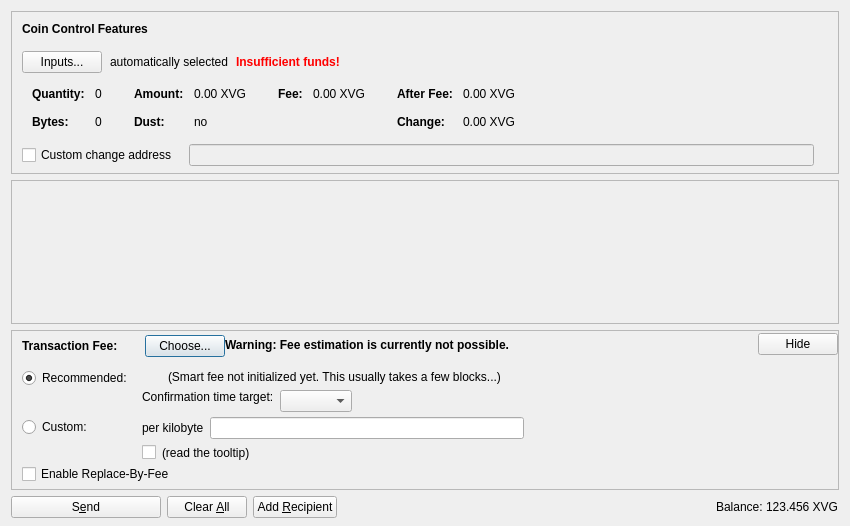
<?xml version="1.0" encoding="UTF-8"?>
<ui version="4.0">
 <class>SendCoinsDialog</class>
 <widget class="QDialog" name="SendCoinsDialog">
  <property name="geometry">
   <rect>
    <x>0</x>
    <y>0</y>
    <width>850</width>
    <height>526</height>
   </rect>
  </property>
  <property name="windowTitle">
   <string>Send Coins</string>
  </property>
  <layout class="QVBoxLayout" name="verticalLayout" stretch="0,1,0,0">
   <property name="bottomMargin">
    <number>8</number>
   </property>
   <item>
    <widget class="QFrame" name="frameCoinControl">
     <property name="sizePolicy">
      <sizepolicy hsizetype="Expanding" vsizetype="Expanding">
       <horstretch>0</horstretch>
       <verstretch>0</verstretch>
      </sizepolicy>
     </property>
     <property name="maximumSize">
      <size>
       <width>16777215</width>
       <height>16777215</height>
      </size>
     </property>
     <property name="frameShape">
      <enum>QFrame::StyledPanel</enum>
     </property>
     <property name="frameShadow">
      <enum>QFrame::Sunken</enum>
     </property>
     <layout class="QVBoxLayout" name="verticalLayoutCoinControl2">
      <property name="spacing">
       <number>0</number>
      </property>
      <property name="leftMargin">
       <number>0</number>
      </property>
      <property name="topMargin">
       <number>0</number>
      </property>
      <property name="rightMargin">
       <number>0</number>
      </property>
      <property name="bottomMargin">
       <number>6</number>
      </property>
      <item>
       <layout class="QVBoxLayout" name="verticalLayoutCoinControl" stretch="0,0,0,0,1">
        <property name="spacing">
         <number>0</number>
        </property>
        <property name="leftMargin">
         <number>10</number>
        </property>
        <property name="topMargin">
         <number>10</number>
        </property>
        <item>
         <layout class="QHBoxLayout" name="horizontalLayoutCoinControl1">
          <property name="bottomMargin">
           <number>15</number>
          </property>
          <item>
           <widget class="QLabel" name="labelCoinControlFeatures">
            <property name="sizePolicy">
             <sizepolicy hsizetype="Preferred" vsizetype="Maximum">
              <horstretch>0</horstretch>
              <verstretch>0</verstretch>
             </sizepolicy>
            </property>
            <property name="font">
             <font>
              <weight>75</weight>
              <bold>true</bold>
             </font>
            </property>
            <property name="styleSheet">
             <string notr="true">font-weight:bold;</string>
            </property>
            <property name="text">
             <string>Coin Control Features</string>
            </property>
           </widget>
          </item>
         </layout>
        </item>
        <item>
         <layout class="QHBoxLayout" name="horizontalLayoutCoinControl2" stretch="0,0,0,0">
          <property name="spacing">
           <number>8</number>
          </property>
          <property name="bottomMargin">
           <number>10</number>
          </property>
          <item>
           <widget class="QPushButton" name="pushButtonCoinControl">
            <property name="styleSheet">
             <string notr="true"/>
            </property>
            <property name="text">
             <string>Inputs...</string>
            </property>
            <property name="autoDefault">
             <bool>false</bool>
            </property>
           </widget>
          </item>
          <item>
           <widget class="QLabel" name="labelCoinControlAutomaticallySelected">
            <property name="text">
             <string>automatically selected</string>
            </property>
            <property name="margin">
             <number>5</number>
            </property>
           </widget>
          </item>
          <item>
           <widget class="QLabel" name="labelCoinControlInsuffFunds">
            <property name="font">
             <font>
              <weight>75</weight>
              <bold>true</bold>
             </font>
            </property>
            <property name="styleSheet">
             <string notr="true">color:red;font-weight:bold;</string>
            </property>
            <property name="text">
             <string>Insufficient funds!</string>
            </property>
            <property name="margin">
             <number>5</number>
            </property>
           </widget>
          </item>
          <item>
           <spacer name="horizontalSpacerCoinControl">
            <property name="orientation">
             <enum>Qt::Horizontal</enum>
            </property>
            <property name="sizeHint" stdset="0">
             <size>
              <width>40</width>
              <height>1</height>
             </size>
            </property>
           </spacer>
          </item>
         </layout>
        </item>
        <item>
         <widget class="QWidget" name="widgetCoinControl" native="true">
          <property name="sizePolicy">
           <sizepolicy hsizetype="Preferred" vsizetype="Preferred">
            <horstretch>0</horstretch>
            <verstretch>0</verstretch>
           </sizepolicy>
          </property>
          <property name="minimumSize">
           <size>
            <width>0</width>
            <height>0</height>
           </size>
          </property>
          <property name="styleSheet">
           <string notr="true"/>
          </property>
          <layout class="QHBoxLayout" name="horizontalLayoutCoinControl5">
           <property name="leftMargin">
            <number>0</number>
           </property>
           <property name="topMargin">
            <number>0</number>
           </property>
           <property name="rightMargin">
            <number>0</number>
           </property>
           <property name="bottomMargin">
            <number>0</number>
           </property>
           <item>
            <layout class="QHBoxLayout" name="horizontalLayoutCoinControl3" stretch="0,0,0,1">
             <property name="spacing">
              <number>20</number>
             </property>
             <property name="topMargin">
              <number>0</number>
             </property>
             <property name="bottomMargin">
              <number>10</number>
             </property>
             <item>
              <layout class="QFormLayout" name="formLayoutCoinControl1">
               <property name="horizontalSpacing">
                <number>10</number>
               </property>
               <property name="verticalSpacing">
                <number>14</number>
               </property>
               <property name="leftMargin">
                <number>10</number>
               </property>
               <property name="topMargin">
                <number>4</number>
               </property>
               <property name="rightMargin">
                <number>6</number>
               </property>
               <item row="0" column="0">
                <widget class="QLabel" name="labelCoinControlQuantityText">
                 <property name="font">
                  <font>
                   <weight>75</weight>
                   <bold>true</bold>
                  </font>
                 </property>
                 <property name="text">
                  <string>Quantity:</string>
                 </property>
                 <property name="margin">
                  <number>0</number>
                 </property>
                </widget>
               </item>
               <item row="0" column="1">
                <widget class="QLabel" name="labelCoinControlQuantity">
                 <property name="cursor">
                  <cursorShape>IBeamCursor</cursorShape>
                 </property>
                 <property name="contextMenuPolicy">
                  <enum>Qt::ActionsContextMenu</enum>
                 </property>
                 <property name="text">
                  <string notr="true">0</string>
                 </property>
                 <property name="margin">
                  <number>0</number>
                 </property>
                 <property name="textInteractionFlags">
                  <set>Qt::LinksAccessibleByMouse|Qt::TextSelectableByKeyboard|Qt::TextSelectableByMouse</set>
                 </property>
                </widget>
               </item>
               <item row="1" column="0">
                <widget class="QLabel" name="labelCoinControlBytesText">
                 <property name="font">
                  <font>
                   <weight>75</weight>
                   <bold>true</bold>
                  </font>
                 </property>
                 <property name="text">
                  <string>Bytes:</string>
                 </property>
                </widget>
               </item>
               <item row="1" column="1">
                <widget class="QLabel" name="labelCoinControlBytes">
                 <property name="cursor">
                  <cursorShape>IBeamCursor</cursorShape>
                 </property>
                 <property name="contextMenuPolicy">
                  <enum>Qt::ActionsContextMenu</enum>
                 </property>
                 <property name="text">
                  <string notr="true">0</string>
                 </property>
                 <property name="textInteractionFlags">
                  <set>Qt::LinksAccessibleByMouse|Qt::TextSelectableByKeyboard|Qt::TextSelectableByMouse</set>
                 </property>
                </widget>
               </item>
              </layout>
             </item>
             <item>
              <layout class="QFormLayout" name="formLayoutCoinControl2">
               <property name="horizontalSpacing">
                <number>10</number>
               </property>
               <property name="verticalSpacing">
                <number>14</number>
               </property>
               <property name="leftMargin">
                <number>6</number>
               </property>
               <property name="topMargin">
                <number>4</number>
               </property>
               <property name="rightMargin">
                <number>6</number>
               </property>
               <item row="0" column="0">
                <widget class="QLabel" name="labelCoinControlAmountText">
                 <property name="font">
                  <font>
                   <weight>75</weight>
                   <bold>true</bold>
                  </font>
                 </property>
                 <property name="text">
                  <string>Amount:</string>
                 </property>
                 <property name="margin">
                  <number>0</number>
                 </property>
                </widget>
               </item>
               <item row="0" column="1">
                <widget class="QLabel" name="labelCoinControlAmount">
                 <property name="cursor">
                  <cursorShape>IBeamCursor</cursorShape>
                 </property>
                 <property name="contextMenuPolicy">
                  <enum>Qt::ActionsContextMenu</enum>
                 </property>
                 <property name="text">
                  <string notr="true">0.00 XVG</string>
                 </property>
                 <property name="textInteractionFlags">
                  <set>Qt::LinksAccessibleByMouse|Qt::TextSelectableByKeyboard|Qt::TextSelectableByMouse</set>
                 </property>
                </widget>
               </item>
               <item row="1" column="0">
                <widget class="QLabel" name="labelCoinControlLowOutputText">
                 <property name="font">
                  <font>
                   <weight>75</weight>
                   <bold>true</bold>
                  </font>
                 </property>
                 <property name="text">
                  <string>Dust:</string>
                 </property>
                </widget>
               </item>
               <item row="1" column="1">
                <widget class="QLabel" name="labelCoinControlLowOutput">
                 <property name="cursor">
                  <cursorShape>IBeamCursor</cursorShape>
                 </property>
                 <property name="contextMenuPolicy">
                  <enum>Qt::ActionsContextMenu</enum>
                 </property>
                 <property name="text">
                  <string notr="true">no</string>
                 </property>
                 <property name="textInteractionFlags">
                  <set>Qt::LinksAccessibleByMouse|Qt::TextSelectableByKeyboard|Qt::TextSelectableByMouse</set>
                 </property>
                </widget>
               </item>
              </layout>
             </item>
             <item>
              <layout class="QFormLayout" name="formLayoutCoinControl3">
               <property name="horizontalSpacing">
                <number>10</number>
               </property>
               <property name="verticalSpacing">
                <number>14</number>
               </property>
               <property name="leftMargin">
                <number>6</number>
               </property>
               <property name="topMargin">
                <number>4</number>
               </property>
               <property name="rightMargin">
                <number>6</number>
               </property>
               <item row="0" column="0">
                <widget class="QLabel" name="labelCoinControlFeeText">
                 <property name="font">
                  <font>
                   <weight>75</weight>
                   <bold>true</bold>
                  </font>
                 </property>
                 <property name="text">
                  <string>Fee:</string>
                 </property>
                 <property name="margin">
                  <number>0</number>
                 </property>
                </widget>
               </item>
               <item row="0" column="1">
                <widget class="QLabel" name="labelCoinControlFee">
                 <property name="cursor">
                  <cursorShape>IBeamCursor</cursorShape>
                 </property>
                 <property name="contextMenuPolicy">
                  <enum>Qt::ActionsContextMenu</enum>
                 </property>
                 <property name="text">
                  <string notr="true">0.00 XVG</string>
                 </property>
                 <property name="textInteractionFlags">
                  <set>Qt::LinksAccessibleByMouse|Qt::TextSelectableByKeyboard|Qt::TextSelectableByMouse</set>
                 </property>
                </widget>
               </item>
              </layout>
             </item>
             <item>
              <layout class="QFormLayout" name="formLayoutCoinControl4">
               <property name="horizontalSpacing">
                <number>10</number>
               </property>
               <property name="verticalSpacing">
                <number>14</number>
               </property>
               <property name="leftMargin">
                <number>6</number>
               </property>
               <property name="topMargin">
                <number>4</number>
               </property>
               <property name="rightMargin">
                <number>6</number>
               </property>
               <item row="0" column="0">
                <widget class="QLabel" name="labelCoinControlAfterFeeText">
                 <property name="font">
                  <font>
                   <weight>75</weight>
                   <bold>true</bold>
                  </font>
                 </property>
                 <property name="text">
                  <string>After Fee:</string>
                 </property>
                 <property name="margin">
                  <number>0</number>
                 </property>
                </widget>
               </item>
               <item row="0" column="1">
                <widget class="QLabel" name="labelCoinControlAfterFee">
                 <property name="cursor">
                  <cursorShape>IBeamCursor</cursorShape>
                 </property>
                 <property name="contextMenuPolicy">
                  <enum>Qt::ActionsContextMenu</enum>
                 </property>
                 <property name="text">
                  <string notr="true">0.00 XVG</string>
                 </property>
                 <property name="textInteractionFlags">
                  <set>Qt::LinksAccessibleByMouse|Qt::TextSelectableByKeyboard|Qt::TextSelectableByMouse</set>
                 </property>
                </widget>
               </item>
               <item row="1" column="0">
                <widget class="QLabel" name="labelCoinControlChangeText">
                 <property name="font">
                  <font>
                   <weight>75</weight>
                   <bold>true</bold>
                  </font>
                 </property>
                 <property name="text">
                  <string>Change:</string>
                 </property>
                </widget>
               </item>
               <item row="1" column="1">
                <widget class="QLabel" name="labelCoinControlChange">
                 <property name="cursor">
                  <cursorShape>IBeamCursor</cursorShape>
                 </property>
                 <property name="contextMenuPolicy">
                  <enum>Qt::ActionsContextMenu</enum>
                 </property>
                 <property name="text">
                  <string notr="true">0.00 XVG</string>
                 </property>
                 <property name="textInteractionFlags">
                  <set>Qt::LinksAccessibleByMouse|Qt::TextSelectableByKeyboard|Qt::TextSelectableByMouse</set>
                 </property>
                </widget>
               </item>
              </layout>
             </item>
            </layout>
           </item>
          </layout>
         </widget>
        </item>
        <item>
         <layout class="QHBoxLayout" name="horizontalLayoutCoinControl4" stretch="0,0,0">
          <property name="spacing">
           <number>12</number>
          </property>
          <property name="sizeConstraint">
           <enum>QLayout::SetDefaultConstraint</enum>
          </property>
          <property name="topMargin">
           <number>5</number>
          </property>
          <property name="rightMargin">
           <number>5</number>
          </property>
          <item>
           <widget class="QCheckBox" name="checkBoxCoinControlChange">
            <property name="toolTip">
             <string>If this is activated, but the change address is empty or invalid, change will be sent to a newly generated address.</string>
            </property>
            <property name="text">
             <string>Custom change address</string>
            </property>
           </widget>
          </item>
          <item>
           <widget class="QValidatedLineEdit" name="lineEditCoinControlChange">
            <property name="enabled">
             <bool>false</bool>
            </property>
            <property name="sizePolicy">
             <sizepolicy hsizetype="Expanding" vsizetype="Fixed">
              <horstretch>0</horstretch>
              <verstretch>0</verstretch>
             </sizepolicy>
            </property>
           </widget>
          </item>
          <item>
           <widget class="QLabel" name="labelCoinControlChangeLabel">
            <property name="sizePolicy">
             <sizepolicy hsizetype="Preferred" vsizetype="Expanding">
              <horstretch>0</horstretch>
              <verstretch>0</verstretch>
             </sizepolicy>
            </property>
            <property name="minimumSize">
             <size>
              <width>0</width>
              <height>0</height>
             </size>
            </property>
            <property name="text">
             <string/>
            </property>
            <property name="margin">
             <number>3</number>
            </property>
           </widget>
          </item>
         </layout>
        </item>
        <item>
         <spacer name="verticalSpacerCoinControl">
          <property name="orientation">
           <enum>Qt::Vertical</enum>
          </property>
          <property name="sizeHint" stdset="0">
           <size>
            <width>800</width>
            <height>1</height>
           </size>
          </property>
         </spacer>
        </item>
       </layout>
      </item>
     </layout>
    </widget>
   </item>
   <item>
    <widget class="QScrollArea" name="scrollArea">
     <property name="widgetResizable">
      <bool>true</bool>
     </property>
     <widget class="QWidget" name="scrollAreaWidgetContents">
      <property name="geometry">
       <rect>
        <x>0</x>
        <y>0</y>
        <width>830</width>
        <height>104</height>
       </rect>
      </property>
      <layout class="QVBoxLayout" name="verticalLayout_2" stretch="0,1">
       <property name="leftMargin">
        <number>0</number>
       </property>
       <property name="topMargin">
        <number>0</number>
       </property>
       <property name="rightMargin">
        <number>0</number>
       </property>
       <property name="bottomMargin">
        <number>0</number>
       </property>
       <item>
        <layout class="QVBoxLayout" name="entries">
         <property name="spacing">
          <number>6</number>
         </property>
        </layout>
       </item>
       <item>
        <spacer name="verticalSpacer">
         <property name="orientation">
          <enum>Qt::Vertical</enum>
         </property>
         <property name="sizeHint" stdset="0">
          <size>
           <width>20</width>
           <height>40</height>
          </size>
         </property>
        </spacer>
       </item>
      </layout>
     </widget>
    </widget>
   </item>
   <item>
    <widget class="QFrame" name="frameFee">
     <property name="sizePolicy">
      <sizepolicy hsizetype="Expanding" vsizetype="Expanding">
       <horstretch>0</horstretch>
       <verstretch>0</verstretch>
      </sizepolicy>
     </property>
     <property name="maximumSize">
      <size>
       <width>16777215</width>
       <height>16777215</height>
      </size>
     </property>
     <property name="frameShape">
      <enum>QFrame::StyledPanel</enum>
     </property>
     <property name="frameShadow">
      <enum>QFrame::Sunken</enum>
     </property>
     <layout class="QVBoxLayout" name="verticalLayoutFee1">
      <property name="spacing">
       <number>0</number>
      </property>
      <property name="leftMargin">
       <number>0</number>
      </property>
      <property name="topMargin">
       <number>0</number>
      </property>
      <property name="rightMargin">
       <number>0</number>
      </property>
      <property name="bottomMargin">
       <number>0</number>
      </property>
      <item>
       <layout class="QVBoxLayout" name="verticalLayoutFee2" stretch="0,0,0">
        <property name="spacing">
         <number>0</number>
        </property>
        <property name="leftMargin">
         <number>10</number>
        </property>
        <property name="topMargin">
         <number>0</number>
        </property>
        <item>
         <layout class="QHBoxLayout" name="horizontalLayoutFee1">
          <property name="bottomMargin">
           <number>0</number>
          </property>
          <item>
           <layout class="QVBoxLayout" name="verticalLayoutFee7">
            <property name="spacing">
             <number>0</number>
            </property>
            <item>
             <spacer name="verticalSpacerSmartFee">
              <property name="orientation">
               <enum>Qt::Vertical</enum>
              </property>
              <property name="sizeType">
               <enum>QSizePolicy::Fixed</enum>
              </property>
              <property name="sizeHint" stdset="0">
               <size>
                <width>1</width>
                <height>4</height>
               </size>
              </property>
             </spacer>
            </item>
            <item>
             <layout class="QHBoxLayout" name="horizontalLayoutSmartFee">
              <property name="spacing">
               <number>10</number>
              </property>
              <item>
               <widget class="QLabel" name="labelFeeHeadline">
                <property name="sizePolicy">
                 <sizepolicy hsizetype="Preferred" vsizetype="Maximum">
                  <horstretch>0</horstretch>
                  <verstretch>0</verstretch>
                 </sizepolicy>
                </property>
                <property name="font">
                 <font>
                  <weight>75</weight>
                  <bold>true</bold>
                 </font>
                </property>
                <property name="styleSheet">
                 <string notr="true">font-weight:bold;</string>
                </property>
                <property name="text">
                 <string>Transaction Fee:</string>
                </property>
               </widget>
              </item>
              <item>
               <widget class="QLabel" name="labelFeeMinimized">
                <property name="text">
                 <string/>
                </property>
               </widget>
              </item>
              <item>
               <widget class="QPushButton" name="buttonChooseFee">
                <property name="text">
                 <string>Choose...</string>
                </property>
               </widget>
              </item>
             </layout>
            </item>
            <item>
             <spacer name="verticalSpacer_5">
              <property name="orientation">
               <enum>Qt::Vertical</enum>
              </property>
              <property name="sizeHint" stdset="0">
               <size>
                <width>1</width>
                <height>1</height>
               </size>
              </property>
             </spacer>
            </item>
           </layout>
          </item>
          <item>
           <widget class="QLabel" name="fallbackFeeWarningLabel">
            <property name="toolTip">
             <string>Using the fallbackfee can result in sending a transaction that will take several hours or days (or never) to confirm. Consider choosing your fee manually or wait until you have validated the complete chain.</string>
            </property>
            <property name="font">
            <font>
                <weight>75</weight>
                <bold>true</bold>
            </font>
            </property>
            <property name="text">
             <string>Warning: Fee estimation is currently not possible.</string>
            </property>
            <property name="wordWrap">
             <bool>false</bool>
            </property>
           </widget>
          </item>
          <item>
           <spacer name="horizontalSpacer_4">
            <property name="orientation">
             <enum>Qt::Horizontal</enum>
            </property>
            <property name="sizeType">
             <enum>QSizePolicy::MinimumExpanding</enum>
            </property>
            <property name="sizeHint" stdset="0">
             <size>
              <width>40</width>
              <height>20</height>
             </size>
            </property>
           </spacer>
          </item>
          <item>
           <widget class="QPushButton" name="buttonMinimizeFee">
            <property name="toolTip">
             <string>collapse fee-settings</string>
            </property>
            <property name="text">
             <string>Hide</string>
            </property>
           </widget>
          </item>
         </layout>
        </item>
        <item>
         <widget class="QFrame" name="frameFeeSelection">
          <layout class="QVBoxLayout" name="verticalLayoutFee12">
           <property name="spacing">
            <number>0</number>
           </property>
           <property name="leftMargin">
            <number>0</number>
           </property>
           <property name="topMargin">
            <number>0</number>
           </property>
           <property name="rightMargin">
            <number>0</number>
           </property>
           <property name="bottomMargin">
            <number>0</number>
           </property>
           <item>
            <layout class="QGridLayout" name="gridLayoutFee">
             <property name="topMargin">
              <number>10</number>
             </property>
             <property name="bottomMargin">
              <number>4</number>
             </property>
             <property name="horizontalSpacing">
              <number>10</number>
             </property>
             <property name="verticalSpacing">
              <number>4</number>
             </property>
             <item row="1" column="1">
              <layout class="QVBoxLayout" name="verticalLayoutFee8">
               <property name="spacing">
                <number>6</number>
               </property>
               <item>
                <layout class="QHBoxLayout" name="horizontalLayoutFee13">
                 <item>
                  <widget class="QLabel" name="labelCustomPerKilobyte">
                   <property name="toolTip">
                    <string>Specify a custom fee per kB (1,000 bytes) of the transaction's virtual size.

Note:  Since the fee is calculated on a per-byte basis, a fee of "100 satoshis per kB" for a transaction size of 500 bytes (half of 1 kB) would ultimately yield a fee of only 50 satoshis.</string>
                   </property>
                   <property name="text">
                    <string>per kilobyte</string>
                   </property>
                  </widget>
                 </item>
                 <item>
                  <widget class="VERGEAmountField" name="customFee"/>
                 </item>
                 <item>
                  <spacer name="horizontalSpacer_6">
                   <property name="orientation">
                    <enum>Qt::Horizontal</enum>
                   </property>
                   <property name="sizeHint" stdset="0">
                    <size>
                     <width>1</width>
                     <height>1</height>
                    </size>
                   </property>
                  </spacer>
                 </item>
                </layout>
               </item>
               <item>
                <layout class="QHBoxLayout" name="horizontalLayoutFee8">
                 <item>
                  <widget class="QCheckBox" name="checkBoxMinimumFee">
                   <property name="toolTip">
                    <string>Paying only the minimum fee is just fine as long as there is less transaction volume than space in the blocks. But be aware that this can end up in a never confirming transaction once there is more demand for VERGE transactions than the network can process.</string>
                   </property>
                   <property name="text">
                    <string/>
                   </property>
                  </widget>
                 </item>
                 <item>
                  <widget class="QLabel" name="labelMinFeeWarning">
                   <property name="enabled">
                    <bool>true</bool>
                   </property>
                   <property name="toolTip">
                    <string>Paying only the minimum fee is just fine as long as there is less transaction volume than space in the blocks. But be aware that this can end up in a never confirming transaction once there is more demand for VERGE transactions than the network can process.</string>
                   </property>
                   <property name="text">
                    <string>(read the tooltip)</string>
                   </property>
                   <property name="margin">
                    <number>5</number>
                   </property>
                  </widget>
                 </item>
                 <item>
                  <spacer name="horizontalSpacer_2">
                   <property name="orientation">
                    <enum>Qt::Horizontal</enum>
                   </property>
                   <property name="sizeHint" stdset="0">
                    <size>
                     <width>1</width>
                     <height>1</height>
                    </size>
                   </property>
                  </spacer>
                 </item>
                </layout>
               </item>
              </layout>
             </item>
             <item row="0" column="0">
              <layout class="QVBoxLayout" name="verticalLayoutFee4" stretch="0,1">
               <item>
                <widget class="QRadioButton" name="radioSmartFee">
                 <property name="text">
                  <string>Recommended:</string>
                 </property>
                 <property name="checked">
                  <bool>true</bool>
                 </property>
                 <attribute name="buttonGroup">
                  <string notr="true">groupFee</string>
                 </attribute>
                </widget>
               </item>
               <item>
                <spacer name="verticalSpacer_2">
                 <property name="orientation">
                  <enum>Qt::Vertical</enum>
                 </property>
                 <property name="sizeHint" stdset="0">
                  <size>
                   <width>1</width>
                   <height>1</height>
                  </size>
                 </property>
                </spacer>
               </item>
              </layout>
             </item>
             <item row="1" column="0">
              <layout class="QVBoxLayout" name="verticalLayoutFee9" stretch="0,1">
               <item>
                <widget class="QRadioButton" name="radioCustomFee">
                 <property name="text">
                  <string>Custom:</string>
                 </property>
                 <attribute name="buttonGroup">
                  <string notr="true">groupFee</string>
                 </attribute>
                </widget>
               </item>
               <item>
                <spacer name="verticalSpacer_6">
                 <property name="orientation">
                  <enum>Qt::Vertical</enum>
                 </property>
                 <property name="sizeHint" stdset="0">
                  <size>
                   <width>1</width>
                   <height>1</height>
                  </size>
                 </property>
                </spacer>
               </item>
              </layout>
             </item>
             <item row="0" column="1">
              <layout class="QVBoxLayout" name="verticalLayoutFee3" stretch="0,0,1">
               <property name="spacing">
                <number>6</number>
               </property>
               <property name="topMargin">
                <number>2</number>
               </property>
               <item>
                <layout class="QHBoxLayout" name="horizontalLayoutFee12">
                 <item>
                  <widget class="QLabel" name="labelSmartFee">
                   <property name="text">
                    <string/>
                   </property>
                   <property name="margin">
                    <number>2</number>
                   </property>
                  </widget>
                 </item>
                 <item>
                  <widget class="QLabel" name="labelFeeEstimation">
                   <property name="text">
                    <string/>
                   </property>
                  </widget>
                 </item>
                 <item>
                  <widget class="QLabel" name="labelSmartFee2">
                   <property name="text">
                    <string>(Smart fee not initialized yet. This usually takes a few blocks...)</string>
                   </property>
                   <property name="margin">
                    <number>2</number>
                   </property>
                  </widget>
                 </item>
                 <item>
                  <spacer name="horizontalSpacer_5">
                   <property name="orientation">
                    <enum>Qt::Horizontal</enum>
                   </property>
                   <property name="sizeHint" stdset="0">
                    <size>
                     <width>1</width>
                     <height>1</height>
                    </size>
                   </property>
                  </spacer>
                 </item>
                </layout>
               </item>
               <item>
                <layout class="QHBoxLayout" name="horizontalLayoutFee9">
                 <item>
                  <layout class="QVBoxLayout" name="verticalLayoutFee6">
                   <item>
                    <widget class="QLabel" name="labelSmartFee3">
                     <property name="text">
                      <string>Confirmation time target:</string>
                     </property>
                     <property name="margin">
                      <number>2</number>
                     </property>
                    </widget>
                   </item>
                   <item>
                    <spacer name="verticalSpacer_3">
                     <property name="orientation">
                      <enum>Qt::Vertical</enum>
                     </property>
                     <property name="sizeHint" stdset="0">
                      <size>
                       <width>1</width>
                       <height>1</height>
                      </size>
                     </property>
                    </spacer>
                   </item>
                  </layout>
                 </item>
                 <item>
                  <layout class="QVBoxLayout" name="verticalLayoutFee5">
                   <property name="rightMargin">
                    <number>30</number>
                   </property>
                   <item>
                    <layout class="QHBoxLayout" name="horizontalLayoutConfTarget">
                     <property name="bottomMargin">
                      <number>0</number>
                     </property>
                     <item>
                      <widget class="QComboBox" name="confTargetSelector"/>
                     </item>
                     <item>
                      <spacer name="horizontalSpacerConfTarget">
                       <property name="orientation">
                        <enum>Qt::Horizontal</enum>
                       </property>
                       <property name="sizeHint" stdset="0">
                        <size>
                         <width>40</width>
                         <height>20</height>
                        </size>
                       </property>
                      </spacer>
                     </item>
                    </layout>
                   </item>
                  </layout>
                 </item>
                </layout>
               </item>
               <item>
                <spacer name="verticalSpacer_4">
                 <property name="orientation">
                  <enum>Qt::Vertical</enum>
                 </property>
                 <property name="sizeHint" stdset="0">
                  <size>
                   <width>1</width>
                   <height>1</height>
                  </size>
                 </property>
                </spacer>
               </item>
              </layout>
             </item>
            </layout>
           </item>
           <item>
            <widget class="QCheckBox" name="optInRBF">
             <property name="text">
              <string>Enable Replace-By-Fee</string>
             </property>
             <property name="toolTip">
              <string>With Replace-By-Fee (BIP-125) you can increase a transaction's fee after it is sent. Without this, a higher fee may be recommended to compensate for increased transaction delay risk.</string>
             </property>
            </widget>
           </item>
          </layout>
         </widget>
        </item>
        <item>
         <spacer name="verticalSpacerFee">
          <property name="orientation">
           <enum>Qt::Vertical</enum>
          </property>
          <property name="sizeHint" stdset="0">
           <size>
            <width>40</width>
            <height>5</height>
           </size>
          </property>
         </spacer>
        </item>
       </layout>
      </item>
     </layout>
    </widget>
   </item>
   <item>
    <layout class="QHBoxLayout" name="horizontalLayout">
     <item>
      <widget class="QPushButton" name="sendButton">
       <property name="minimumSize">
        <size>
         <width>150</width>
         <height>0</height>
        </size>
       </property>
       <property name="toolTip">
        <string>Confirm the send action</string>
       </property>
       <property name="text">
        <string>S&amp;end</string>
       </property>
       <property name="icon">
        <iconset resource="../verge.qrc">
         <normaloff>:/icons/send</normaloff>:/icons/send</iconset>
       </property>
       <property name="autoDefault">
        <bool>false</bool>
       </property>
       <property name="default">
        <bool>false</bool>
       </property>
      </widget>
     </item>
     <item>
      <widget class="QPushButton" name="clearButton">
       <property name="sizePolicy">
        <sizepolicy hsizetype="Minimum" vsizetype="Fixed">
         <horstretch>0</horstretch>
         <verstretch>0</verstretch>
        </sizepolicy>
       </property>
       <property name="toolTip">
        <string>Clear all fields of the form.</string>
       </property>
       <property name="text">
        <string>Clear &amp;All</string>
       </property>
       <property name="icon">
        <iconset resource="../verge.qrc">
         <normaloff>:/icons/remove</normaloff>:/icons/remove</iconset>
       </property>
       <property name="autoDefault">
        <bool>false</bool>
       </property>
      </widget>
     </item>
     <item>
      <widget class="QPushButton" name="addButton">
       <property name="toolTip">
        <string>Send to multiple recipients at once</string>
       </property>
       <property name="text">
        <string>Add &amp;Recipient</string>
       </property>
       <property name="icon">
        <iconset resource="../verge.qrc">
         <normaloff>:/icons/add</normaloff>:/icons/add</iconset>
       </property>
       <property name="autoDefault">
        <bool>false</bool>
       </property>
      </widget>
     </item>
     <item>
      <spacer name="horizontalSpacer">
       <property name="orientation">
        <enum>Qt::Horizontal</enum>
       </property>
       <property name="sizeHint" stdset="0">
        <size>
         <width>40</width>
         <height>20</height>
        </size>
       </property>
      </spacer>
     </item>
     <item>
      <layout class="QHBoxLayout" name="horizontalLayout_2">
       <property name="spacing">
        <number>3</number>
       </property>
       <item>
        <widget class="QLabel" name="label">
         <property name="sizePolicy">
          <sizepolicy hsizetype="Preferred" vsizetype="Fixed">
           <horstretch>0</horstretch>
           <verstretch>0</verstretch>
          </sizepolicy>
         </property>
         <property name="text">
          <string>Balance:</string>
         </property>
        </widget>
       </item>
       <item>
        <widget class="QLabel" name="labelBalance">
         <property name="sizePolicy">
          <sizepolicy hsizetype="Preferred" vsizetype="Fixed">
           <horstretch>0</horstretch>
           <verstretch>0</verstretch>
          </sizepolicy>
         </property>
         <property name="cursor">
          <cursorShape>IBeamCursor</cursorShape>
         </property>
         <property name="text">
          <string notr="true">123.456 XVG</string>
         </property>
         <property name="textInteractionFlags">
          <set>Qt::LinksAccessibleByMouse|Qt::TextSelectableByKeyboard|Qt::TextSelectableByMouse</set>
         </property>
        </widget>
       </item>
      </layout>
     </item>
    </layout>
   </item>
  </layout>
 </widget>
 <customwidgets>
  <customwidget>
   <class>QValidatedLineEdit</class>
   <extends>QLineEdit</extends>
   <header>qt/qvalidatedlineedit.h</header>
  </customwidget>
  <customwidget>
   <class>VERGEAmountField</class>
   <extends>QLineEdit</extends>
   <header>qt/vergeamountfield.h</header>
   <container>1</container>
  </customwidget>
 </customwidgets>
 <resources>
  <include location="../verge.qrc"/>
 </resources>
 <connections/>
 <buttongroups>
  <buttongroup name="groupFee"/>
 </buttongroups>
</ui>
